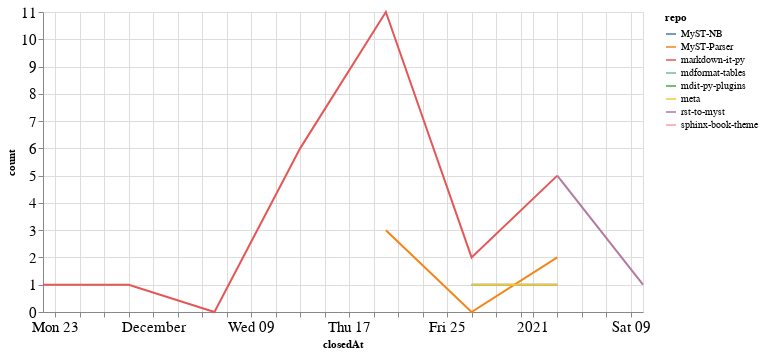

The notebook cell saved with this chart:
### Code cell
closed_by_time = closed_by.groupby('repo').resample('W', on='closedAt').count()['author'].reset_index()
closed_by_time = closed_by_time.rename(columns={'author': 'count'})

alt.Chart(closed_by_time, width=600).mark_line().encode(
    x='closedAt',
    y='count',
    color='repo',
    tooltip="repo"
)

### Figure 1 — Vega-Lite specification as saved in the notebook (floating-point values rounded to 4 significant figures)
{"config": {"axisLeft": {"labelFontSize": 15}, "axisBottom": {"labelFontSize": 15}}, "data": {"name": "data-3ac3348640119462a050b6ff59ac8124"}, "mark": "line", "encoding": {"color": {"type": "nominal", "field": "repo"}, "tooltip": {"type": "nominal", "field": "repo"}, "x": {"type": "temporal", "field": "closedAt"}, "y": {"type": "quantitative", "field": "count"}}, "width": 600, "$schema": "https://vega.github.io/schema/vega-lite/v4.8.1.json", "datasets": {"data-3ac3348640119462a050b6ff59ac8124": [{"repo": "MyST-NB", "closedAt": "2020-12-27T00:00:00", "count": 1}, {"repo": "MyST-NB", "closedAt": "2021-01-03T00:00:00", "count": 1}, {"repo": "MyST-Parser", "closedAt": "2020-12-20T00:00:00", "count": 3}, {"repo": "MyST-Parser", "closedAt": "2020-12-27T00:00:00", "count": 0}, {"repo": "MyST-Parser", "closedAt": "2021-01-03T00:00:00", "count": 2}, {"repo": "markdown-it-py", "closedAt": "2020-11-22T00:00:00", "count": 1}, {"repo": "markdown-it-py", "closedAt": "2020-11-29T00:00:00", "count": 1}, {"repo": "markdown-it-py", "closedAt": "2020-12-06T00:00:00", "count": 0}, {"repo": "markdown-it-py", "closedAt": "2020-12-13T00:00:00", "count": 6}, {"repo": "markdown-it-py", "closedAt": "2020-12-20T00:00:00", "count": 11}, {"repo": "markdown-it-py", "closedAt": "2020-12-27T00:00:00", "count": 2}, {"repo": "markdown-it-py", "closedAt": "2021-01-03T00:00:00", "count": 5}, {"repo": "mdformat-tables", "closedAt": "2020-12-13T00:00:00", "count": 1}, {"repo": "mdit-py-plugins", "closedAt": "2020-12-20T00:00:00", "count": 3}, {"repo": "meta", "closedAt": "2020-12-27T00:00:00", "count": 1}, {"repo": "meta", "closedAt": "2021-01-03T00:00:00", "count": 1}, {"repo": "rst-to-myst", "closedAt": "2021-01-03T00:00:00", "count": 5}, {"repo": "rst-to-myst", "closedAt": "2021-01-10T00:00:00", "count": 1}, {"repo": "sphinx-book-theme", "closedAt": "2021-01-03T00:00:00", "count": 1}]}}
